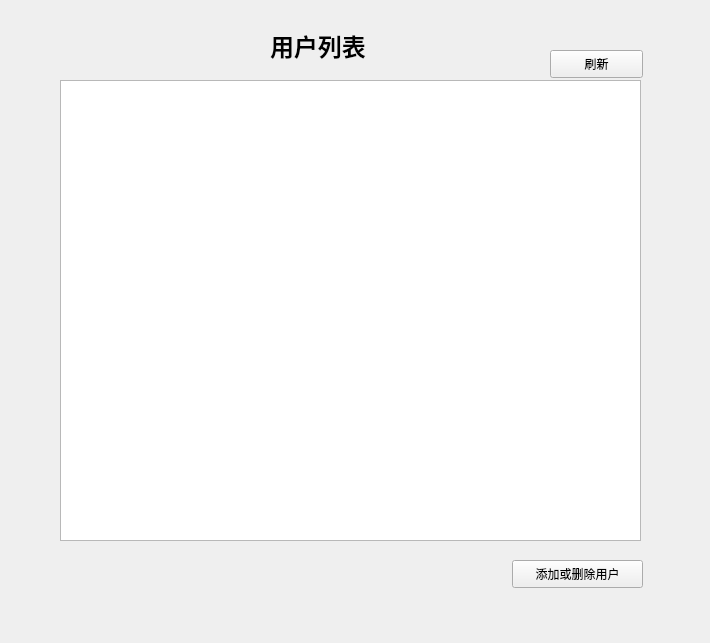
<?xml version="1.0" encoding="UTF-8"?>
<ui version="4.0">
 <class>checkAccount</class>
 <widget class="QWidget" name="checkAccount">
  <property name="geometry">
   <rect>
    <x>0</x>
    <y>0</y>
    <width>710</width>
    <height>643</height>
   </rect>
  </property>
  <property name="windowTitle">
   <string>Form</string>
  </property>
  <widget class="QPushButton" name="alter">
   <property name="geometry">
    <rect>
     <x>512</x>
     <y>560</y>
     <width>131</width>
     <height>28</height>
    </rect>
   </property>
   <property name="text">
    <string>添加或删除用户</string>
   </property>
  </widget>
  <widget class="QTableWidget" name="tableWidget">
   <property name="geometry">
    <rect>
     <x>60</x>
     <y>80</y>
     <width>581</width>
     <height>461</height>
    </rect>
   </property>
  </widget>
  <widget class="QLabel" name="label">
   <property name="geometry">
    <rect>
     <x>270</x>
     <y>30</y>
     <width>131</width>
     <height>31</height>
    </rect>
   </property>
   <property name="font">
    <font>
     <family>Arial Black</family>
     <pointsize>18</pointsize>
     <weight>75</weight>
     <bold>true</bold>
    </font>
   </property>
   <property name="text">
    <string>用户列表</string>
   </property>
  </widget>
  <widget class="QPushButton" name="freshen">
   <property name="geometry">
    <rect>
     <x>550</x>
     <y>50</y>
     <width>93</width>
     <height>28</height>
    </rect>
   </property>
   <property name="text">
    <string>刷新</string>
   </property>
  </widget>
 </widget>
 <resources/>
 <connections/>
</ui>
